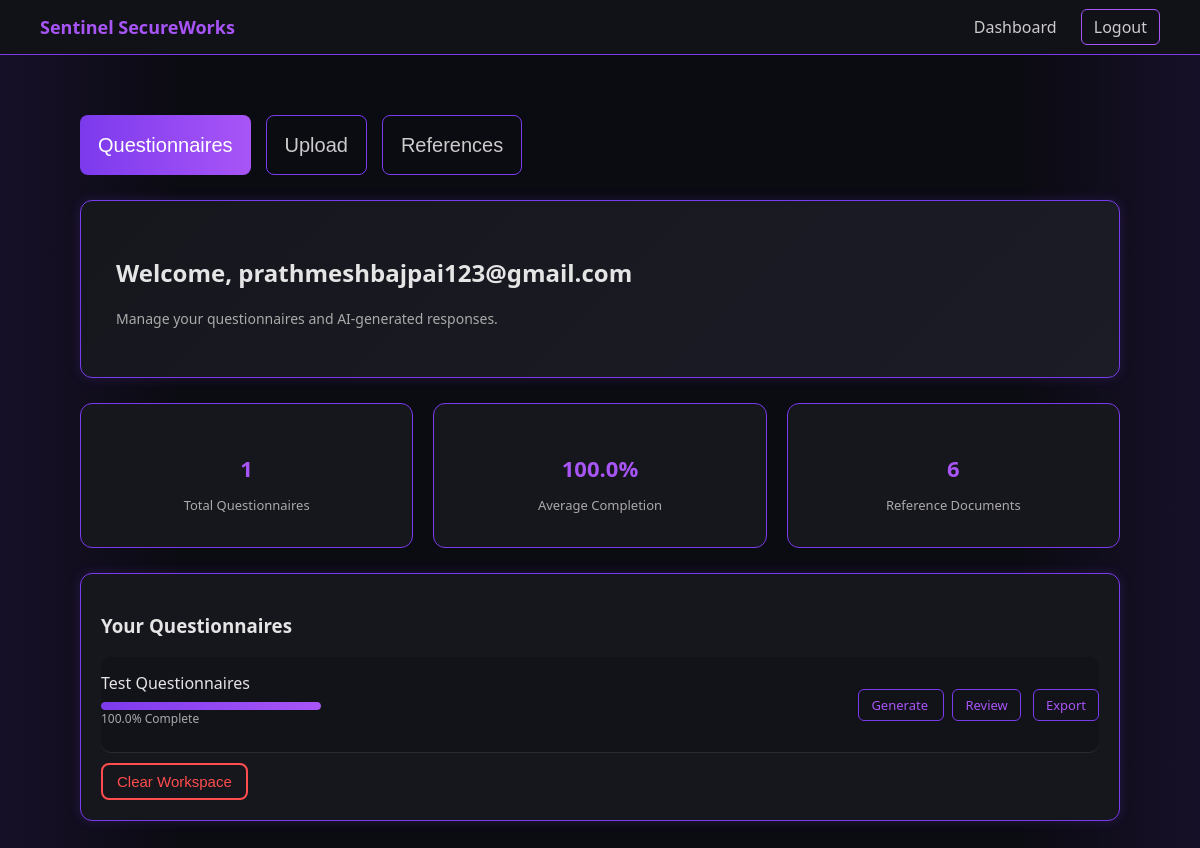
The app's page /dashboard (signed in) with its own data.
### app/models.py (models this page shows)
class User(Base):
    __tablename__ = "users"
    id = Column(Integer, primary_key=True, index=True)
    email = Column(String, unique=True, index=True, nullable=False)
    hashed_password = Column(String, nullable=False)

class Questionnaire(Base):
    __tablename__ = "questionnaires"
    id = Column(Integer, primary_key=True, index=True)
    title = Column(String, nullable=False)
    uploaded_at = Column(DateTime, default=datetime.utcnow)
    user_id = Column(Integer, ForeignKey("users.id"))
    questions = relationship("Question", back_populates="questionnaire")

### app/main.py (the view)
@app.get("/dashboard")
def dashboard(
    request: Request,
    db: Session = Depends(get_db)
):
    user_id = request.session.get("user_id")
    if not user_id:
        return RedirectResponse(url="/auth", status_code=303)
    user = db.query(models.User).filter(models.User.id == user_id).first()
    questionnaires = db.query(models.Questionnaire).filter(
        models.Questionnaire.user_id == user.id
    ).all()
    dashboard_data = []
    for q in questionnaires:
        total_questions = len(q.questions)
        answered = 0
        for question in q.questions:
            answer = db.query(models.Answer).filter(
                models.Answer.question_id == question.id
            ).order_by(models.Answer.id.desc()).first()
            if answer and answer.answer_text:
                answered += 1
        completion = 0
        if total_questions > 0:
            completion = round((answered / total_questions) * 100, 2)
        dashboard_data.append({
            "id": q.id,
            "title": q.title,
            "completion": completion
        })
    if dashboard_data:
        avg_completion = sum(q["completion"] for q in dashboard_data) / len(dashboard_data)
    else:
        avg_completion = 0
    references = db.query(models.ReferenceDocument).filter(models.ReferenceDocument.user_id == user.id).all()
    return templates.TemplateResponse(
        "dashboard.html",
        {
            "request": request,
            "user": user,
            "questionnaires": dashboard_data,
            "references": references,
            "avg_completion": round(avg_completion, 1)
        }
    )

### app/templates/dashboard.html (shortened to what this page needs)
{% extends "base.html" %}
{% block content %}
<div class="dashboard-tabs">
    <div class="tab-nav">
        <button class="tab-btn active" onclick="switchTab('tab-questions')">
            Questionnaires
        </button>
        <button class="tab-btn" onclick="switchTab('tab-upload')">
            Upload
        </button>
        <button class="tab-btn" onclick="switchTab('tab-references')">
            References
        </button>
    </div>
    <div id="tab-questions" class="tab-content active">
        <div class="card hero-card">
            <h2>Welcome, {{ user.email }}</h2>
            <p class="subtext">Manage your questionnaires and AI-generated responses.</p>
        </div>
        <div class="stats-row">
            <div class="stat-card">
                <h4>{{ questionnaires|length }}</h4>
                <p>Total Questionnaires</p>
            </div>
            <div class="stat-card">
                <h4>{{ avg_completion }}%</h4>
                <p>Average Completion</p>
            </div>
            <div class="stat-card">
                <h4>{{ references|length }}</h4>
                <p>Reference Documents</p>
            </div>
        </div>
        <div class="card">
            <h3>Your Questionnaires</h3>
            {% if questionnaires %}
                {% for q in questionnaires %}
                    <div class="q-item">
                        <div class="q-info">
                            <div class="q-title">{{ q.title }}</div>
                            <div class="progress-bar">
                                <div class="progress-fill" style="width: {{ q.completion }}%;"></div>
                            </div>
                            <div class="completion-text">{{ q.completion }}% Complete</div>
                        </div>
                        <div class="q-actions">
                            <a href="/questionnaire/{{ q.id }}/generate-ui"
                                onclick="this.innerText='Generating...'; this.style.pointerEvents='none';">
                                Generate
                            </a>
                            <a href="/questionnaire/{{ q.id }}">Review</a>
                            <a href="/questionnaire/{{ q.id }}/export-ui">Export</a>
                        </div>
                    </div>
                {% endfor %}
            {% else %}
                <p style="color:#aaa;">
                    No questionnaires yet. Switch to the Upload tab to get started.
                </p>
            {% endif %}
            <form method="post" action="/clear-all"
                onsubmit="return confirm('This will delete everything. Continue?');">
                <button type="submit" class="danger-btn">
                    Clear Workspace
                </button>
            </form>
        </div>
    </div>
</div>
{% endblock %}

### app/static/dashboard.css (style rules this page uses)
* { box-sizing: border-box; }
body { background: linear-gradient(to right, rgba(124, 58, 237, 0.1), transparent 15%), linear-gradient(to left, rgba(124, 58, 237, 0.1), transparent 15%), #0b0b12; min-height: 100vh; color: #e5e5e5; font-family: 'Segoe UI', sans-serif; }
.card { background: #16161d; border: 1px solid #7c3aed; border-radius: 12px; padding: 20px; margin-bottom: 25px; box-shadow: 0 0 12px rgba(124, 58, 237, 0.2); }
button { background: linear-gradient(90deg, #7c3aed, #a855f7); color: white; border: none; padding: 12px 20px; border-radius: 8px; cursor: pointer; font-weight: 500; transition: 0.2s ease; }
.q-item { display: flex; justify-content: space-between; align-items: center; padding: 18px; border-radius: 10px; background: #121219; margin-top: 15px; transition: 0.2s ease; }
.q-title { font-weight: 500; }
.q-actions a { padding: 6px 12px; border-radius: 6px; font-size: 13px; border: 1px solid #7c3aed; text-decoration: none; margin-left: 8px; color: #a855f7; transition: 0.2s ease; }
.hero-card { padding: 35px; background: linear-gradient(135deg, #16161d, #1c1c27); }
.progress-bar { width: 220px; height: 8px; background: #2a2a33; border-radius: 10px; overflow: hidden; margin-top: 8px; }
.progress-fill { height: 100%; background: linear-gradient(90deg, #7c3aed, #a855f7); border-radius: 10px; }
.completion-text { font-size: 12px; color: #aaa; }
.q-item { padding: 15px 0; border-bottom: 1px solid #2a2a33; }
.q-info { margin-bottom: 10px; }
.subtext { color: #aaa; font-size: 14px; }
body { margin: 0; }
.dashboard-tabs { max-width: 1100px; margin: 0 auto; }
.tab-nav { display: flex; gap: 15px; margin-bottom: 25px; }
.tab-btn { background: transparent; border: 1px solid #7c3aed; color: #ccc; padding: 10px 18px; border-radius: 8px; cursor: pointer; transition: 0.2s ease; height: 60px; font-size: 20px; }
.tab-btn.active { background: linear-gradient(90deg, #7c3aed, #a855f7); color: white; border: none; }
.tab-content { display: none; }
.tab-content.active { display: block; }
.tab-content .card { max-width: 1200px; margin: 0 auto; }
.stats-row { display: flex; gap: 20px; margin: 25px 0; }
.stat-card { flex: 1; background: #16161d; border: 1px solid #7c3aed; border-radius: 12px; padding: 20px; text-align: center; transition: 0.2s ease; }
.stat-card h4 { font-size: 22px; margin-bottom: 6px; color: #a855f7; }
.stat-card p { font-size: 13px; color: #aaa; }
.danger-btn { background: transparent; border: 2px solid #ff4d4d; color: #ff4d4d; padding: 8px 14px; border-radius: 8px; text-decoration: none; font-size: 15px; transition: 0.2s ease; margin-top: 10px; }

### records on screen
User: email "prathmeshbajpai123@gmail.com"
Questionnaire: title "Test Questionnaires", completion "100.0"

### other values on screen
{{ questionnaires|length }} "1"
{{ avg_completion }} "100.0"
{{ references|length }} "6"
